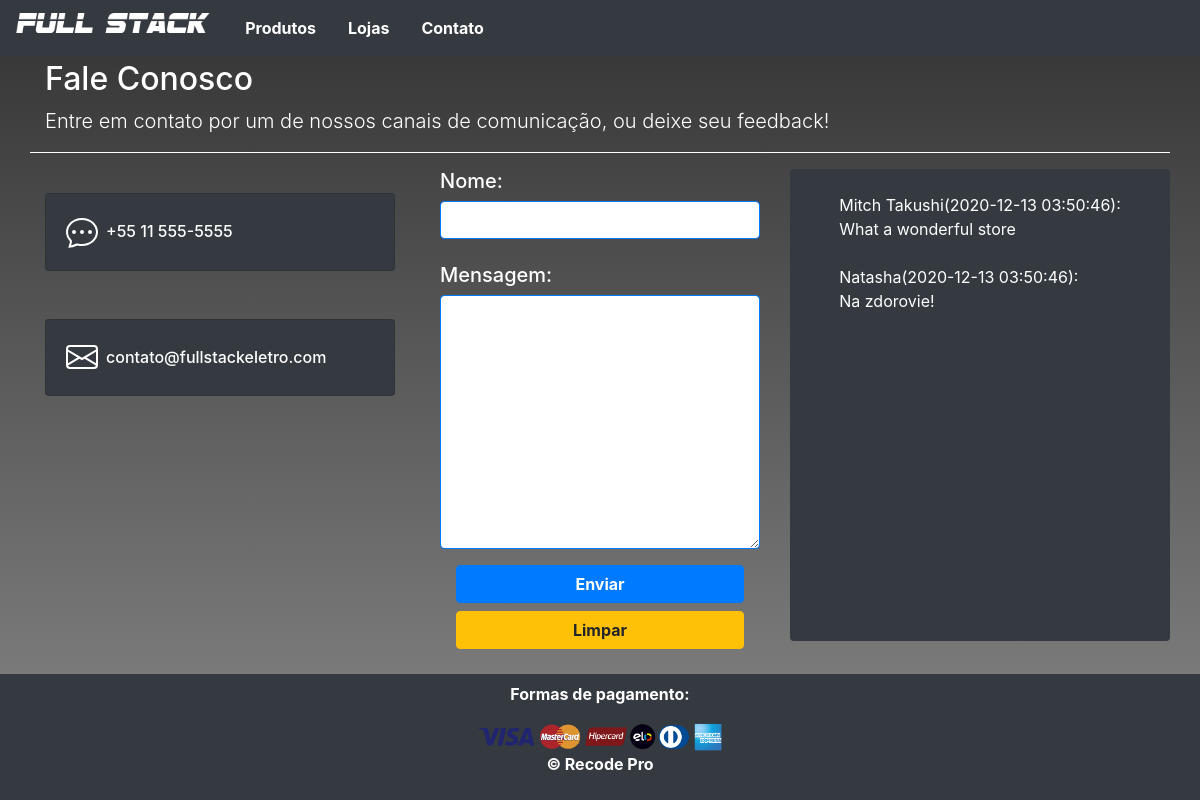
The app's page /contato.php, older data.
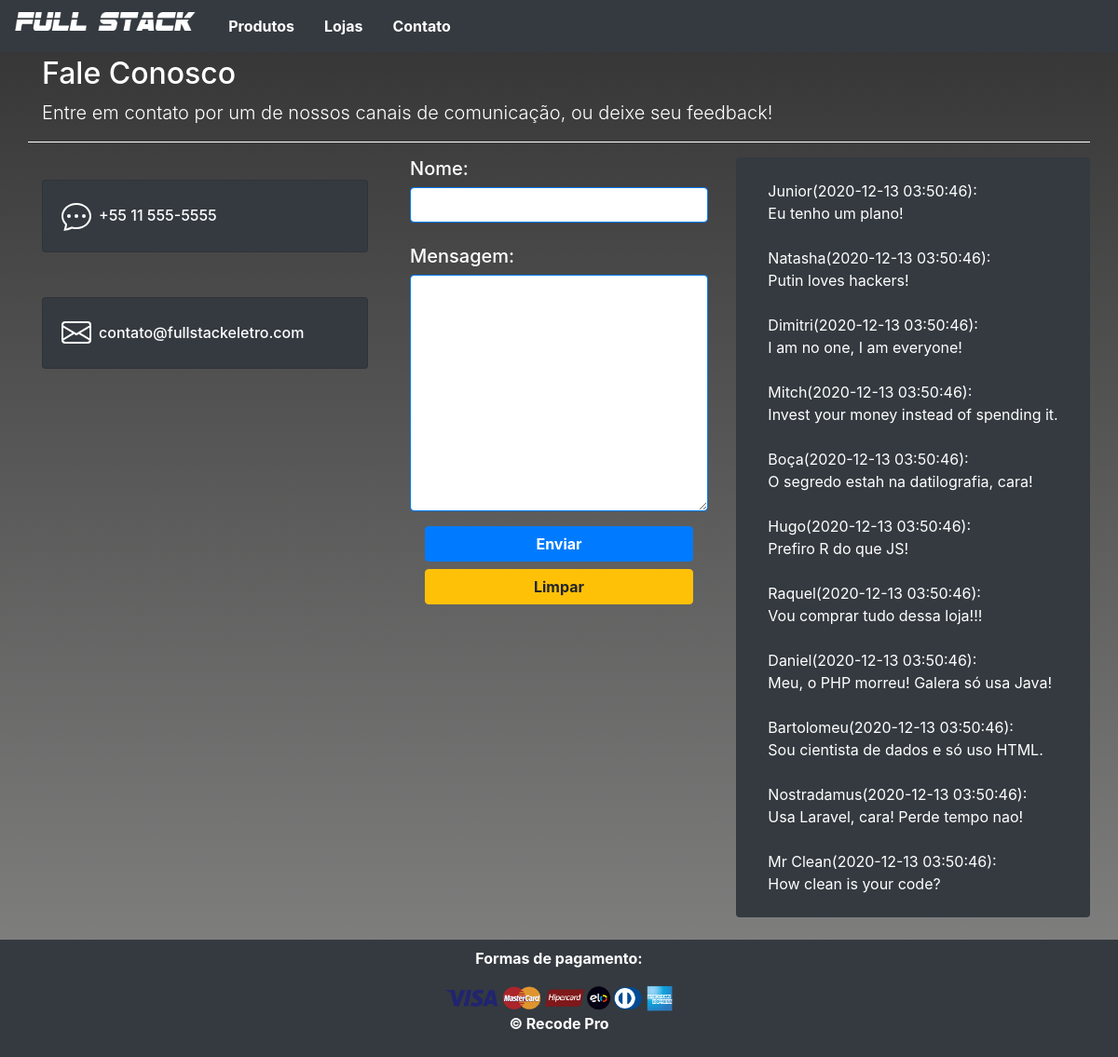
The same page, newer data.
### tables this page shows
CREATE TABLE comentarios (
  id INT AUTO_INCREMENT NOT NULL,
  data datetime NOT NULL DEFAULT NOW(),
  nome VARCHAR(200) NOT NULL,
  msg VARCHAR(500) NOT NULL,
  PRIMARY KEY (id)
);

### contato.php (the view, shortened to what this page needs)
<?php
$servername = "localhost";
$username = "mitch";
$password = "pass1234";
$database = "fseletro1";
$conn = mysqli_connect($servername, $username, $password, $database);
?>
<!DOCTYPE html>
<html lang="en">
<head>
  <link rel="stylesheet" href="./css/reset.css">
</head>
<body class="d-flex flex-column" style="min-height: 100vh">
  <header class="container text-white  border-bottom border-white mb-3" style="padding-top: 60px;">
    <h2>Fale Conosco</h2>
    <p class="lead">Entre em contato por um de nossos canais de comunicação, ou deixe seu feedback! </p>
  </header>
  <main class="container flex-fill">
    <section class="row">
      <div class="col-lg-4 d-flex flex-column align-items-center">
        <div class="card bg-dark text-white m-4 w-100">
          <div class="card-body d-flex align-items-center ">
            <h6 class="card-title m-2">+55 11 555-5555</h6>
          </div>
        </div>
        <div class="card m-4 bg-dark text-white w-100">
          <div class="card-body d-flex align-items-center ">
            <h6 class="card-title m-2">contato@fullstackeletro.com</h6>
          </div>
        </div>
      </div>
      <div class="col-lg-4 d-flex justify-content-center">
        <form class="container" method="post">
          <div>
            <h5 class="text-white">Nome:</h5>
            <input type="text" name="nome" class="form-control border border-primary" />
            <br />
            <h5 class="text-white">Mensagem:</h5>
            <textarea name="msg" cols="30" rows="10" class="form-control border border-primary"></textarea>
          </div>
          <div class="m-3">
            <input type="submit" value="Enviar" class="font-weight-bold btn btn-primary btn-block" />
            <input type="reset" value="Limpar" class="font-weight-bold btn btn-warning btn-block" />
          </div>
        </form>
      </div>
      <div class="col-lg-4 d-flex justify-content-center bg-dark text-white mb-4 pb-4 rounded">
        <?php
        $sql = "SELECT * FROM comentarios";
        $result = $conn->query($sql);
        if ($result->num_rows > 0) {
          while ($rows = $result->fetch_assoc()) {
            echo "<br>" . $rows['nome'];
            echo "(" . $rows['data'] . "):<br>";
            echo $rows['msg'] . "<br>";
          }
        } else {
          echo "Nenhum comentário ainda!";
        }
        ?>
      </div>
    </section>
  </main>
</body>
</html>

### contato.php (style rules this page uses)
body { background-image: linear-gradient(rgba(0, 0, 0, 0.8), rgba(56, 55, 54, 0.6)), url('https://bestaliproducts.com/wp-content/uploads/2018/12/best-home-decor-aliexpress.jpg'); background-repeat: no-repeat; background-size: cover; background-position: center; }

Row changes from the older to the newer data that the page shows:
changed comentarios: nome "Mitch Takushi" → "Junior"; msg "What a wonderful store" → "Eu tenho um plano!"
changed comentarios "Natasha": msg "Na zdorovie!" → "Putin loves hackers!"
added comentarios: nome "Dimitri", data "2020-12-13 03:50:46", msg "I am no one, I am everyone!"
added comentarios: nome "Mitch", data "2020-12-13 03:50:46", msg "Invest your money instead of spending it."
added comentarios: nome "Boça", data "2020-12-13 03:50:46", msg "O segredo estah na datilografia, cara!"
added comentarios: nome "Hugo", data "2020-12-13 03:50:46", msg "Prefiro R do que JS!"
added comentarios: nome "Raquel", data "2020-12-13 03:50:46", msg "Vou comprar tudo dessa loja!!!"
added comentarios: nome "Daniel", data "2020-12-13 03:50:46", msg "Meu, o PHP morreu! Galera só usa Java!"
added comentarios: nome "Bartolomeu", data "2020-12-13 03:50:46", msg "Sou cientista de dados e só uso HTML."
added comentarios: nome "Nostradamus", data "2020-12-13 03:50:46", msg "Usa Laravel, cara! Perde tempo nao!"
added comentarios: nome "Mr Clean", data "2020-12-13 03:50:46", msg "How clean is your code?"
